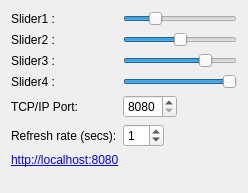
<?xml version="1.0" encoding="UTF-8"?>
<ui version="4.0">
 <class>Dialog</class>
 <widget class="QDialog" name="Dialog">
  <property name="geometry">
   <rect>
    <x>0</x>
    <y>0</y>
    <width>248</width>
    <height>193</height>
   </rect>
  </property>
  <property name="windowTitle">
   <string>Dialog</string>
  </property>
  <layout class="QGridLayout" name="gridLayout">
   <item row="0" column="1">
    <widget class="QSlider" name="horizontalSlider">
     <property name="value">
      <number>25</number>
     </property>
     <property name="orientation">
      <enum>Qt::Horizontal</enum>
     </property>
    </widget>
   </item>
   <item row="0" column="0">
    <widget class="QLabel" name="label">
     <property name="text">
      <string>Slider1 :</string>
     </property>
    </widget>
   </item>
   <item row="1" column="0">
    <widget class="QLabel" name="label_2">
     <property name="text">
      <string>Slider2 :</string>
     </property>
    </widget>
   </item>
   <item row="1" column="1">
    <widget class="QSlider" name="horizontalSlider_2">
     <property name="value">
      <number>50</number>
     </property>
     <property name="orientation">
      <enum>Qt::Horizontal</enum>
     </property>
    </widget>
   </item>
   <item row="2" column="0">
    <widget class="QLabel" name="label_3">
     <property name="text">
      <string>Slider3 :</string>
     </property>
    </widget>
   </item>
   <item row="2" column="1">
    <widget class="QSlider" name="horizontalSlider_3">
     <property name="value">
      <number>75</number>
     </property>
     <property name="orientation">
      <enum>Qt::Horizontal</enum>
     </property>
    </widget>
   </item>
   <item row="3" column="0">
    <widget class="QLabel" name="label_4">
     <property name="text">
      <string>Slider4 :</string>
     </property>
    </widget>
   </item>
   <item row="3" column="1">
    <widget class="QSlider" name="horizontalSlider_4">
     <property name="value">
      <number>99</number>
     </property>
     <property name="orientation">
      <enum>Qt::Horizontal</enum>
     </property>
    </widget>
   </item>
   <item row="4" column="0">
    <widget class="QLabel" name="label_6">
     <property name="text">
      <string>TCP/IP Port:</string>
     </property>
    </widget>
   </item>
   <item row="5" column="0">
    <widget class="QLabel" name="label_5">
     <property name="text">
      <string>Refresh rate (secs):</string>
     </property>
    </widget>
   </item>
   <item row="6" column="0" colspan="2">
    <widget class="QLabel" name="label_7">
     <property name="lineWidth">
      <number>1</number>
     </property>
     <property name="text">
      <string>&lt;html&gt;&lt;head/&gt;&lt;body&gt;&lt;p&gt;&lt;a href=&quot;http://localhost:8080&quot;&gt;&lt;span style=&quot; text-decoration: underline; color:#0000ff;&quot;&gt;http://localhost:8080&lt;/span&gt;&lt;/a&gt;&lt;/p&gt;&lt;/body&gt;&lt;/html&gt;</string>
     </property>
     <property name="textFormat">
      <enum>Qt::RichText</enum>
     </property>
     <property name="openExternalLinks">
      <bool>true</bool>
     </property>
    </widget>
   </item>
   <item row="5" column="1">
    <layout class="QHBoxLayout" name="horizontalLayout_2">
     <item>
      <widget class="QSpinBox" name="spinBox">
       <property name="minimum">
        <number>0</number>
       </property>
       <property name="maximum">
        <number>10</number>
       </property>
       <property name="value">
        <number>1</number>
       </property>
      </widget>
     </item>
     <item>
      <spacer name="horizontalSpacer_2">
       <property name="orientation">
        <enum>Qt::Horizontal</enum>
       </property>
       <property name="sizeHint" stdset="0">
        <size>
         <width>40</width>
         <height>20</height>
        </size>
       </property>
      </spacer>
     </item>
    </layout>
   </item>
   <item row="4" column="1">
    <layout class="QHBoxLayout" name="horizontalLayout">
     <item>
      <widget class="QSpinBox" name="spinBox_2">
       <property name="minimum">
        <number>8080</number>
       </property>
       <property name="maximum">
        <number>8100</number>
       </property>
      </widget>
     </item>
     <item>
      <spacer name="horizontalSpacer">
       <property name="orientation">
        <enum>Qt::Horizontal</enum>
       </property>
       <property name="sizeHint" stdset="0">
        <size>
         <width>40</width>
         <height>20</height>
        </size>
       </property>
      </spacer>
     </item>
    </layout>
   </item>
   <item row="7" column="0">
    <spacer name="verticalSpacer">
     <property name="orientation">
      <enum>Qt::Vertical</enum>
     </property>
     <property name="sizeHint" stdset="0">
      <size>
       <width>20</width>
       <height>40</height>
      </size>
     </property>
    </spacer>
   </item>
  </layout>
 </widget>
 <resources/>
 <connections/>
</ui>
